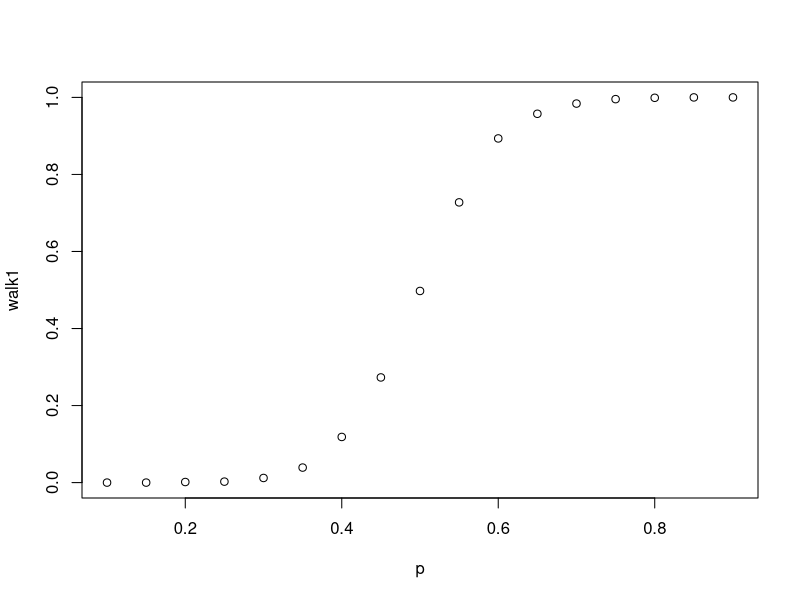
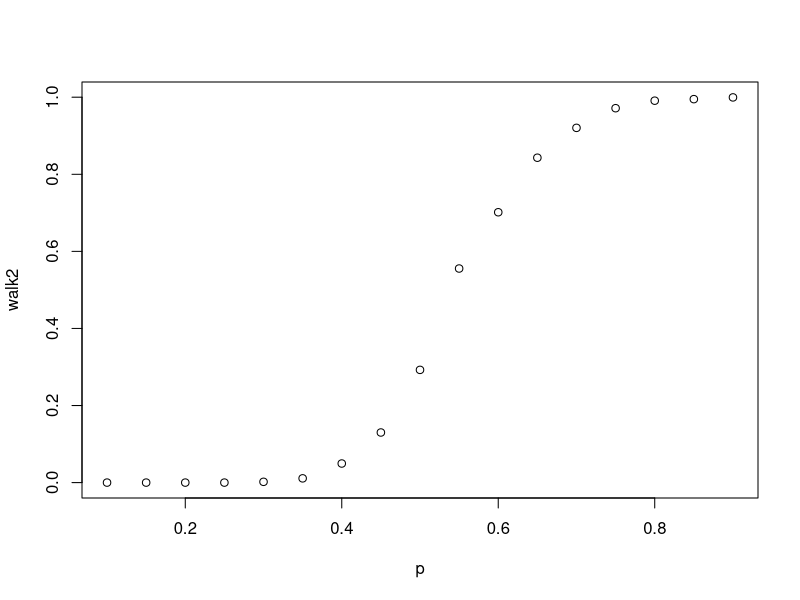
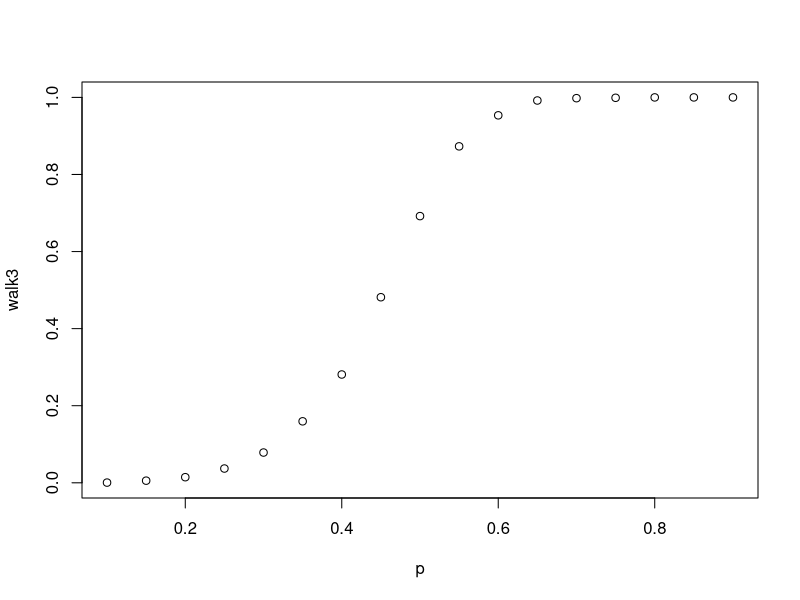
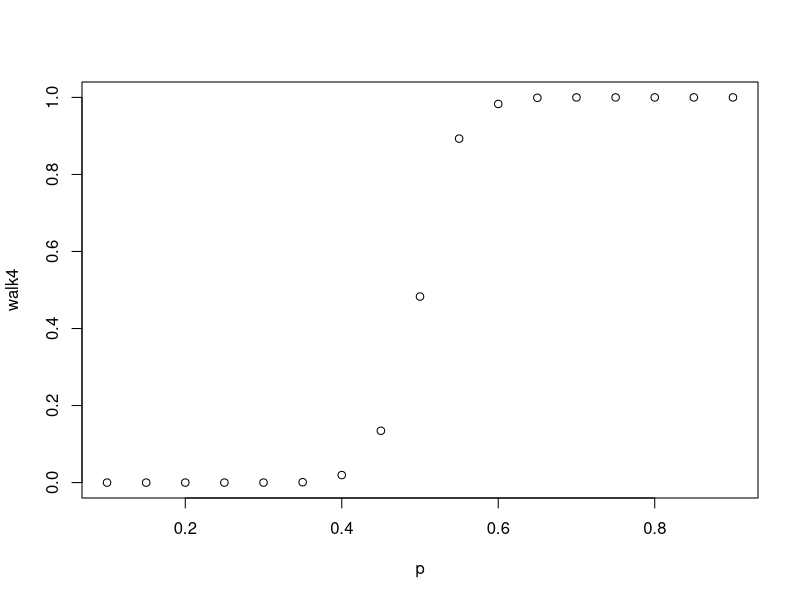
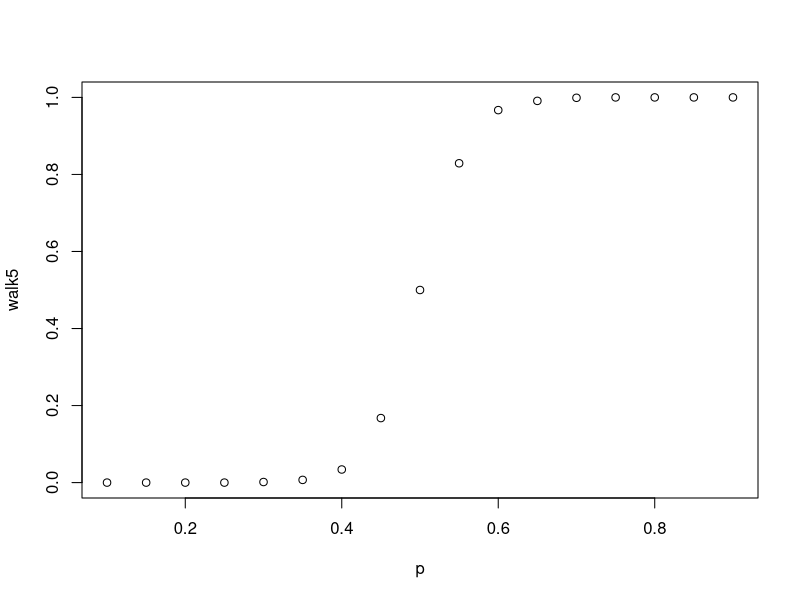
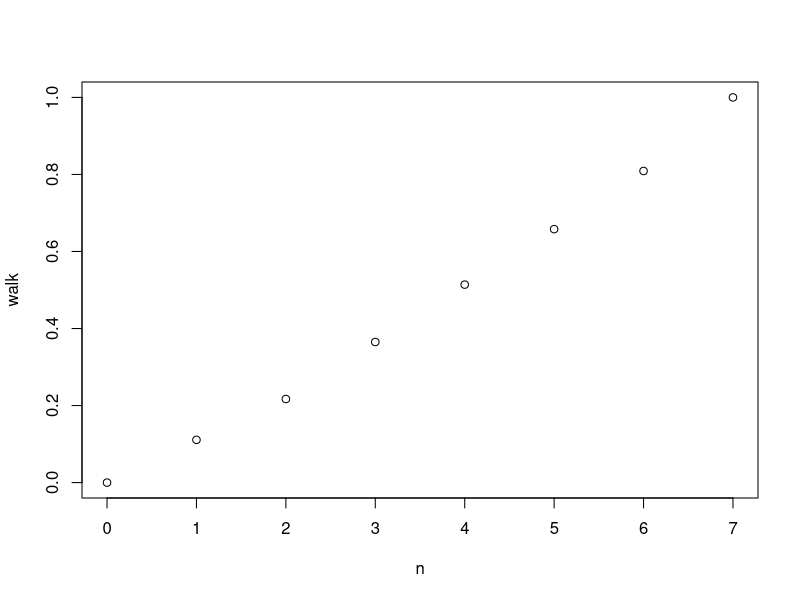
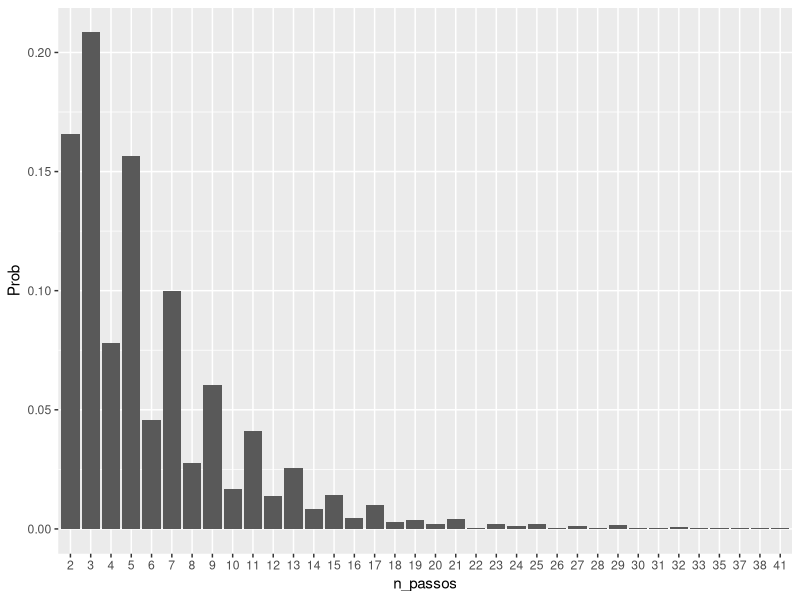
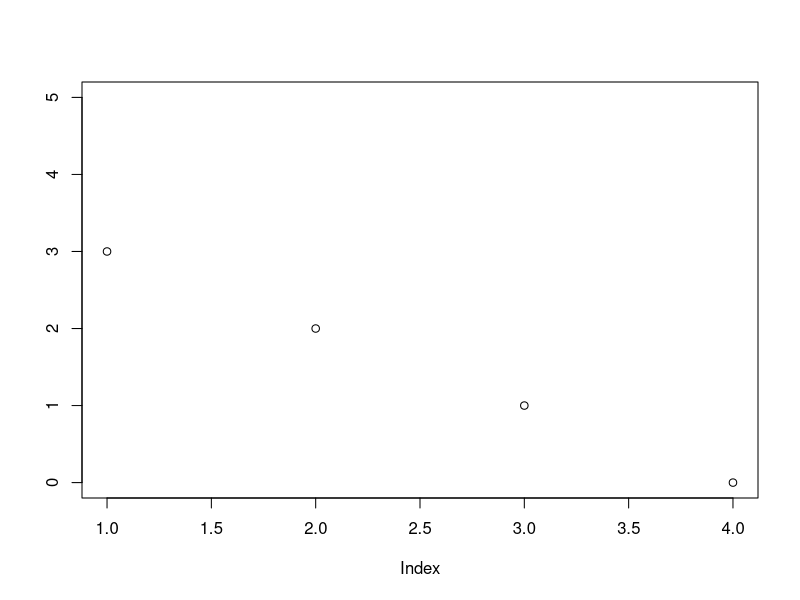

Generate these figures, in order, with R:
## ---- chunk 1
knitr::opts_chunk$set(echo = TRUE)
## ---- chunk 2
#Pergunta 7
# Gera um nÃmero pseudo-aleatÃ³rio para a distribuiÃ§Ã£o que toma o valor 1 com probabilidade p e o valor 0 com probabilidade -1
StepSize = function(p){
  if (runif(1)<=p) {
    res <- 1
  } else {
    res <- -1
  }
  return (res)
}


# Simula um passeio aleatÃ³rio que comeÃ§a no ponto n e que termina quando atinge o valor 0 ou M0
SimulateRandomWalk= function(p,n,M0){
  statelist <- c(n)
  currstate <- n 
  done <- (currstate<= 0) | (currstate >=M0)
  while (!done){
    nextstate <- currstate + StepSize(p)
    statelist <- c(statelist,nextstate)
    currstate <- nextstate
    done <- (currstate<= 0) | (currstate >=M0)
  }
  return (statelist)
}


# Exemplo:
SimulateRandomWalk(0.6,1,10)


# Estima a probabilidade do passeio atingir o ponto M0, tendo partido do ponto n
AbsorptionPctatM = function(p,n,M0, numreps){
  absatM <- 0
  for (i in 1:numreps){
    poslist <- SimulateRandomWalk(p,n,M0)
    lastpos <- tail(poslist,1)
    if(lastpos == M0){absatM <- absatM+1}
  }
  
  empprob <- absatM/numreps
  return(empprob)
}

# Exemplo
AbsorptionPctatM(0.4,3,5,1000)



p <- seq(0.1,0.9, by = 0.05)
walk1 <- c()
for (i in 1:length(p)){
  walk1<- c(walk1,AbsorptionPctatM(p[i],5,10,2000))
}

plot(p,walk1)


p <- seq(0.1,0.9, by = 0.05)
walk2 <- c()
for (i in 1:length(p)){
  walk2<- c(walk2,AbsorptionPctatM(p[i],3,10,2000))
}
plot(p,walk2)

p <- seq(0.1,0.9, by = 0.05)
walk3 <- c()
for (i in 1:length(p)){
  walk3<- c(walk3,AbsorptionPctatM(p[i],7,10,2000))
}
plot(p,walk3)

p <- seq(0.1,0.9, by = 0.05)
walk4 <- c()
for (i in 1:length(p)){
  walk4<- c(walk4,AbsorptionPctatM(p[i],10,20,2000))
}
plot(p,walk4)

p <- seq(0.1,0.9, by = 0.05)
walk5 <- c()
for (i in 1:length(p)){
  walk5<- c(walk5,AbsorptionPctatM(p[i],8,16,2000))
}
plot(p,walk5)

n <- seq(0,7, by =1)
walk <- c()
for (i in 1:length(n)){
  walk<- c(walk,AbsorptionPctatM(0.48,n[i],7,1000))
}
walk
plot(n,walk)
## ---- chunk 3
#Pergunta 8
require(ggplot2)

StepSize = function(p){
  if (runif(1)<=p) {
    res <- 1
  } else {
    res <- -1
  }
  return (res)
}

SimulateRandomWalk= function(p,n,M0){
  statelist <- c(n)
  currstate <- n 
  done <- (currstate<= 0) | (currstate >=M0)
  while (!done){
    nextstate <- currstate + StepSize(p)
    statelist <- c(statelist,nextstate)
    currstate <- nextstate
    done <- (currstate<= 0) | (currstate >=M0)
  }
  return (statelist)
}
SimulateRandomWalk(0.4,3,5)


p <- 0.4
n <- 3
M <- 5

n_passos <- c()
for (i in 1:5000){
  n_passos <- c(n_passos,length(SimulateRandomWalk(p,n,M))-1)
}
media <- mean(n_passos);media
var <- var(n_passos);var
n_ganhar<-c()
n_passoserder<-c()
for (i in 1:5000){
  if (n_passos[i]%%2==0){
    n_ganhar<-c(n_ganhar,n_passos[i])
  } else {
    n_passoserder<-c(n_passoserder,n_passos[i])
  }
}
med_g<-mean(n_ganhar)
med_p<-mean(n_passoserder)
var_g<-var(n_ganhar)
var_p<-var(n_passoserder)
table(n_passos)


np<-data.frame(table(n_passos)/5000)
names(np)[2]<-"Prob"
ggplot(data=np, aes(x=n_passos, y=Prob))+
  geom_bar(stat="identity")
exemplo<-plot(SimulateRandomWalk(0.4,3,5), ylim=c(0,5), ylab="")
## ---- chunk 4
Dado = function(){
  k<-runif(1)
  if (k<=1/4) {
    res <- 1
  } else {
    if (k<=1/2) {
      res<-2
    } else {
      if (k<=3/4) {
        res<-3
      } else {
        res<-4
      }
    }
  }
  return (res)
}

SimulateRandomWalk= function(p,n,M0){
  statelist <- c(n)
  currstate <- n 
  done <- (currstate<= 0) | (currstate >=M0)
  while (!done){
    nextstate <- currstate + StepSize(p)
    statelist <- c(statelist,nextstate)
    currstate <- nextstate
    done <- (currstate<= 0) | (currstate >=M0)
  }
  return (statelist)
}

JogoDado= function(n1,n2,M0){
  list1<-c(n1)
  list2<- c(n2)
  est1<-n1
  est2<-n2
  done <- (est1<= 0) | (est1 >=M0) | (est2<= 0) | (est2 >=M0)
  while (!done){
    dado1<-Dado()
    dado2<-Dado()
    estseg1 <- est1 + (dado1-dado2)
    estseg2<-est2+(dado2-dado1)
    list1 <- c(list1,estseg1)
    list2 <- c(list2,estseg2)
    est1 <- estseg1
    est2 <- estseg2
    done <- (est1<= 0) | (est1 >=M0) | (est2<= 0) | (est2 >=M0)
  }
  return (cbind(list1,list2))
  
}

N_Passos=function(n1,n2,M0,k) {
  s<-c()
  for (i in 1:k){
    x<-JogoDado(n1,n2,M0)
    s<-c(s,length(x[,1])-1)
  }
  return (s)
}

Prob_ganhar=function(n1,n2,M0,k) {
  s<-0
  for (i in 1:k){
    x<-JogoDado(n1,n2,M0)
    n<-length(x[,1])
    if (x[n,1]>=M0) {
      s<-s+1
    } else {
      s<-s
    }
  }
  return (s/k)
}
## ---- chunk 5
#Pergunta 9
#Probailidade de ganhar
p<-c()
## ---- chunk 6
p<-c(p,Prob_ganhar(5,5,10,5000))
## ---- chunk 7
p<-c(p,Prob_ganhar(6,4,10,5000))
## ---- chunk 8
p<-c(p,Prob_ganhar(7,3,10,5000))
## ---- chunk 9
p<-c(p,Prob_ganhar(8,2,10,5000))
## ---- chunk 10
p<-c(p,Prob_ganhar(9,1,10,5000))
plot(c(5,6,7,8,9),p, xlab="Pontos no início", ylab="Probabilidade de vitória",ylim=c(0.5,1))
## ---- chunk 11
#Número de passos do jogo
x<-N_Passos(5,5,10,5000)
hist<-data.frame(table(x)/5000)
names(hist)[2]<-"Prob"
names(hist)[1]<-"N_jogadas"
ggplot(data=hist, aes(x=N_jogadas, y=Prob))+
  geom_bar(stat="identity")

mean(x)
var(x)

## ---- chunk 12
x<-N_Passos(4,6,10,5000)
hist<-data.frame(table(x)/5000)
names(hist)[2]<-"Prob"
names(hist)[1]<-"N_jogadas"
ggplot(data=hist, aes(x=N_jogadas, y=Prob))+
  geom_bar(stat="identity")
mean(x)

## ---- chunk 13
x<-N_Passos(3,7,10,5000)
hist<-data.frame(table(x)/5000)
names(hist)[2]<-"Prob"
names(hist)[1]<-"N_jogadas"
ggplot(data=hist, aes(x=N_jogadas, y=Prob))+
  geom_bar(stat="identity")
mean(x)

## ---- chunk 14
x<-N_Passos(2,8,10,5000)
hist<-data.frame(table(x)/5000)
names(hist)[2]<-"Prob"
names(hist)[1]<-"N_jogadas"
ggplot(data=hist, aes(x=N_jogadas, y=Prob))+
  geom_bar(stat="identity")
mean(x)

## ---- chunk 15
x<-N_Passos(1,9,10,5000)
hist<-data.frame(table(x)/5000)
names(hist)[2]<-"Prob"
names(hist)[1]<-"N_jogadas"
ggplot(data=hist, aes(x=N_jogadas, y=Prob))+
  geom_bar(stat="identity")
mean(x)

## ---- chunk 16
#Influência do tamanho do intervalo
x<-N_Passos(5,5,10,5000)
hist<-data.frame(table(x)/5000)
names(hist)[2]<-"Prob"
names(hist)[1]<-"N_jogadas"
ggplot(data=hist, aes(x=N_jogadas, y=Prob))+
  geom_bar(stat="identity")
mean(x)
var(x)

## ---- chunk 17
x<-N_Passos(7,7,14,5000)
hist<-data.frame(table(x)/5000)
names(hist)[2]<-"Prob"
names(hist)[1]<-"N_jogadas"
ggplot(data=hist, aes(x=N_jogadas, y=Prob))+
  geom_bar(stat="identity")
mean(x)
var(x)

## ---- chunk 18
x<-N_Passos(3,3,6,5000)
hist<-data.frame(table(x)/5000)
names(hist)[2]<-"Prob"
names(hist)[1]<-"N_jogadas"
ggplot(data=hist, aes(x=N_jogadas, y=Prob))+
  geom_bar(stat="identity")
mean(x)
var(x)

## ---- chunk 19
g<-c()
for (i in 1:10){
  j<-2*i
  g<-c(g,mean(N_Passos(j/2,j/2,j,5000)))
}
plot(g, ylab="N médio de jogadas", xlab="M/2")

